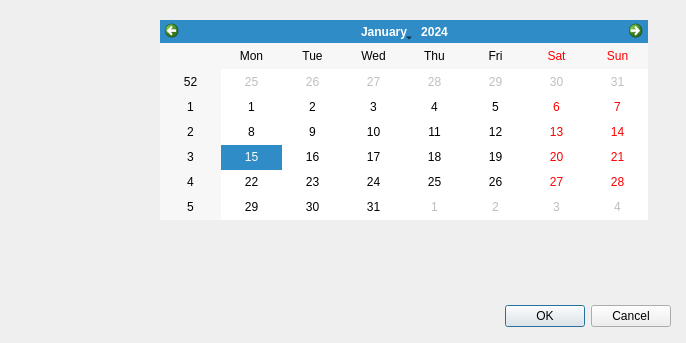
<?xml version="1.0" encoding="UTF-8"?>
<ui version="4.0">
 <class>CalendarForm</class>
 <widget class="QDialog" name="CalendarForm">
  <property name="geometry">
   <rect>
    <x>0</x>
    <y>0</y>
    <width>686</width>
    <height>343</height>
   </rect>
  </property>
  <property name="windowTitle">
   <string>Dialog</string>
  </property>
  <widget class="QDialogButtonBox" name="buttonBox">
   <property name="geometry">
    <rect>
     <x>490</x>
     <y>300</y>
     <width>181</width>
     <height>32</height>
    </rect>
   </property>
   <property name="orientation">
    <enum>Qt::Horizontal</enum>
   </property>
   <property name="standardButtons">
    <set>QDialogButtonBox::Cancel|QDialogButtonBox::Ok</set>
   </property>
  </widget>
  <widget class="QCalendarWidget" name="calendar">
   <property name="geometry">
    <rect>
     <x>160</x>
     <y>20</y>
     <width>488</width>
     <height>200</height>
    </rect>
   </property>
   <property name="gridVisible">
    <bool>false</bool>
   </property>
  </widget>
 </widget>
 <resources/>
 <connections>
  <connection>
   <sender>buttonBox</sender>
   <signal>accepted()</signal>
   <receiver>CalendarForm</receiver>
   <slot>accept()</slot>
   <hints>
    <hint type="sourcelabel">
     <x>248</x>
     <y>254</y>
    </hint>
    <hint type="destinationlabel">
     <x>157</x>
     <y>274</y>
    </hint>
   </hints>
  </connection>
  <connection>
   <sender>buttonBox</sender>
   <signal>rejected()</signal>
   <receiver>CalendarForm</receiver>
   <slot>reject()</slot>
   <hints>
    <hint type="sourcelabel">
     <x>316</x>
     <y>260</y>
    </hint>
    <hint type="destinationlabel">
     <x>286</x>
     <y>274</y>
    </hint>
   </hints>
  </connection>
 </connections>
</ui>
